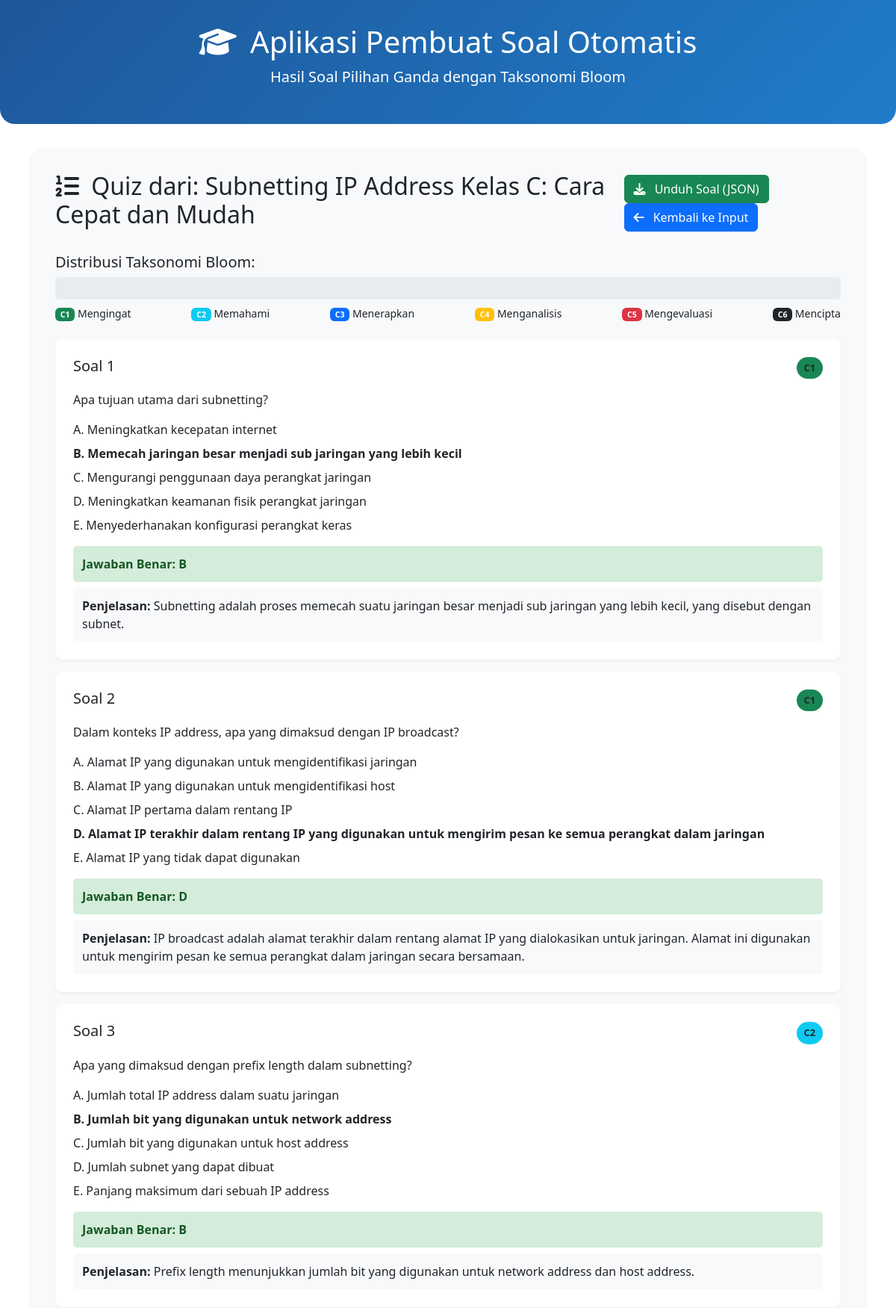
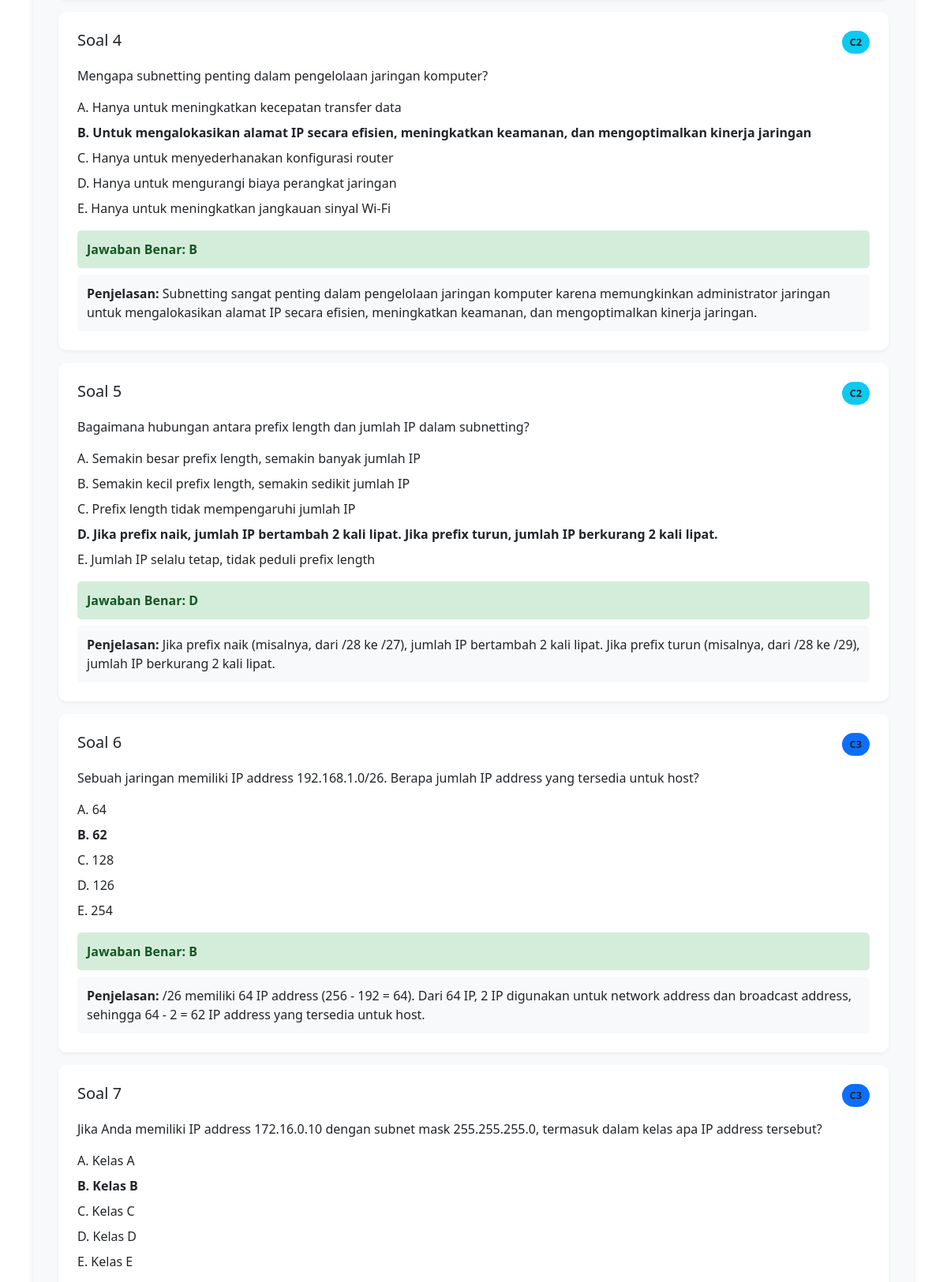
/quiz/25/view (upper part), run on the app's committed database (2 pictures, top to bottom).
### app/models.py (models this page shows)
class Quiz(db.Model):
    __tablename__ = 'quizzes'
    id = db.Column(db.Integer, primary_key=True)
    title = db.Column(db.String(255))
    modul_id = db.Column(db.Integer, db.ForeignKey('modul.id'), nullable=False)
    modul = db.relationship('Modul', backref=db.backref('quizzes', lazy=True))

class Question(db.Model):
    __tablename__ = 'questions'
    id = db.Column(db.Integer, primary_key=True)
    quiz_id = db.Column(db.Integer, db.ForeignKey('quizzes.id'))
    pertanyaan = db.Column(db.Text)
    kategori_taksonomi = db.Column(db.String(10))
    jawaban_benar = db.Column(db.String(1))
    penjelasan = db.Column(db.Text)
    quiz = db.relationship('Quiz', backref='questions')

class Choice(db.Model):
    __tablename__ = 'choices'
    id = db.Column(db.Integer, primary_key=True)
    question_id = db.Column(db.Integer, db.ForeignKey('questions.id'))
    label = db.Column(db.String(1))  # A, B, C, D, E
    text = db.Column(db.Text)
    question = db.relationship('Question', backref='choices')

### app/routes/quiz.py (the view)
@quizz.route('/quiz/<int:quiz_id>/view', methods=['GET'])
def view_quiz(quiz_id):
    quiz = Quiz.query.get_or_404(quiz_id)
    questions = Question.query.filter_by(quiz_id=quiz_id).all()
    soal_data = []
    for q in questions:
        choices = Choice.query.filter_by(question_id=q.id).all()
        soal_data.append({
            "id": q.id,
            "pertanyaan": q.pertanyaan,
            "kategori_taksonomi": q.kategori_taksonomi,
            "jawaban_benar": q.jawaban_benar,
            "penjelasan": q.penjelasan,
            "pilihan": choices
        })
    return render_template('quiz.html', quiz=quiz, soal_data=soal_data)

### app/templates/quiz.html (shortened to what this page needs)
<!DOCTYPE html>
<html lang="id">
<head>
    <link href="https://cdn.jsdelivr.net/npm/bootstrap@5.3.0-alpha1/dist/css/bootstrap.min.css" rel="stylesheet">
    <link rel="stylesheet" href="https://cdnjs.cloudflare.com/ajax/libs/font-awesome/6.3.0/css/all.min.css">
</head>
<body>
    <div class="header-section">
        <div class="container text-center">
            <h1><i class="fas fa-graduation-cap me-2"></i> Aplikasi Pembuat Soal Otomatis</h1>
            <p class="lead">Hasil Soal Pilihan Ganda dengan Taksonomi Bloom</p>
        </div>
    </div>
    <div class="container">
        <div id="resultSection" class="result-section">
            <div class="d-flex justify-content-between align-items-center mb-4">
                <h2><i class="fas fa-list-ol me-2"></i> {{ quiz.title }}</h2>
                <div>
                    <button id="downloadButton" class="btn btn-success me-2">
                        <i class="fas fa-download me-2"></i> Unduh Soal (JSON)
                    </button>
                    <a href="{{ url_for('quizz.generate', modul_id=quiz.modul_id) }}" class="btn btn-primary">
                        <i class="fas fa-arrow-left me-2"></i> Kembali ke Input
                    </a>
                </div>
            </div>
            <div class="mb-4">
                <h5>Distribusi Taksonomi Bloom:</h5>
                <div class="progress" style="height: 30px;">
                </div>
                <div class="d-flex justify-content-between mt-2 small">
                    <span><span class="badge bg-success">C1</span> Mengingat</span>
                    <span><span class="badge bg-info">C2</span> Memahami</span>
                    <span><span class="badge bg-primary">C3</span> Menerapkan</span>
                    <span><span class="badge bg-warning">C4</span> Menganalisis</span>
                    <span><span class="badge bg-danger">C5</span> Mengevaluasi</span>
                    <span><span class="badge bg-dark">C6</span> Mencipta</span>
                </div>
            </div>
            <div id="questionsList">
                {% for soal in soal_data %}
                <div class="question-card">
                    <div class="d-flex justify-content-between align-items-start mb-3">
                        <h5 class="mb-0">Soal {{ loop.index }}</h5>
                        <span class="taxonomy-badge
                            {% if soal.kategori_taksonomi == 'C1' %}bg-success
                            {% elif soal.kategori_taksonomi == 'C2' %}bg-info
                            {% elif soal.kategori_taksonomi == 'C3' %}bg-primary
                            {% elif soal.kategori_taksonomi == 'C4' %}bg-warning
                            {% elif soal.kategori_taksonomi == 'C5' %}bg-danger
                            {% elif soal.kategori_taksonomi == 'C6' %}bg-dark
                            {% else %}bg-secondary{% endif %}">
                            {{ soal.kategori_taksonomi }}
                        </span>
                    </div>
                    <p class="mb-3">{{ soal.pertanyaan }}</p>
                    <div class="mb-3">
                        {% for pilihan in soal.pilihan %}
                        <div class="choice-item">
                            {% if pilihan.label == soal.jawaban_benar %}
                            <strong>{{ pilihan.label }}. {{ pilihan.text }}</strong>
                            {% else %}
                            {{ pilihan.label }}. {{ pilihan.text }}
                            {% endif %}
                        </div>
                        {% endfor %}
                    </div>
                    <div class="correct-answer">
                        <strong>Jawaban Benar: {{ soal.jawaban_benar }}</strong>
                    </div>
                    <div class="explanation-section">
                        <strong>Penjelasan:</strong> {{ soal.penjelasan }}
                    </div>
                </div>
                {% endfor %}
            </div>
        </div>
    </div>
</body>
</html>

### app/templates/quiz.html (style rules this page uses)
.header-section { background: linear-gradient(135deg, #1e5799 0%, #207cca 100%); color: white; padding: 2rem 0; border-radius: 0 0 20px 20px; margin-bottom: 2rem; }
.result-section { background-color: #f8f9fa; border-radius: 15px; padding: 2rem; box-shadow: 0 4px 6px rgba(0, 0, 0, 0.1); margin-bottom: 2rem; }
.question-card { background-color: white; border-radius: 10px; padding: 1.5rem; margin-bottom: 1rem; box-shadow: 0 2px 4px rgba(0, 0, 0, 0.05); }
.taxonomy-badge { padding: 5px 10px; border-radius: 20px; font-size: 0.8rem; font-weight: bold; }
.choice-item { margin-bottom: 0.5rem; }
.correct-answer { background-color: #d4edda; border-color: #c3e6cb; color: #155724; padding: 0.75rem; border-radius: 5px; margin-top: 0.5rem; }
.explanation-section { background-color: #f8f9fa; padding: 0.75rem; border-radius: 5px; margin-top: 0.5rem; }

### data on the page
Quiz: title "Quiz dari: Subnetting IP Address Kelas C: Cara Cepat dan Mudah"
Question: kategori_taksonomi "C1", pertanyaan "Apa tujuan utama dari subnetting?", jawaban_benar "B", penjelasan "Subnetting adalah proses memecah suatu jaringan besar menjadi sub jaringan yang lebih kecil, yang disebut dengan subnet."
Choice: label "A", text "Meningkatkan kecepatan internet"
Choice: label "B", text "Memecah jaringan besar menjadi sub jaringan yang lebih kecil"
Choice: label "C", text "Mengurangi penggunaan daya perangkat jaringan"
Choice: label "D", text "Meningkatkan keamanan fisik perangkat jaringan"
Choice: label "E", text "Menyederhanakan konfigurasi perangkat keras"
Question: kategori_taksonomi "C1", pertanyaan "Dalam konteks IP address, apa yang dimaksud dengan IP broadcast?", jawaban_benar "D", penjelasan "IP broadcast adalah alamat terakhir dalam rentang alamat IP yang dialokasikan untuk jaringan. Alamat ini digunakan untuk mengirim pesan ke semua perangkat dalam jaringan secara bersamaan."
Choice: label "A", text "Alamat IP yang digunakan untuk mengidentifikasi jaringan"
Choice: label "B", text "Alamat IP yang digunakan untuk mengidentifikasi host"
Choice: label "C", text "Alamat IP pertama dalam rentang IP"
Choice: label "D", text "Alamat IP terakhir dalam rentang IP yang digunakan untuk mengirim pesan ke semua perangkat dalam jaringan"
Choice: label "E", text "Alamat IP yang tidak dapat digunakan"
Question: kategori_taksonomi "C2", pertanyaan "Apa yang dimaksud dengan prefix length dalam subnetting?", jawaban_benar "B", penjelasan "Prefix length menunjukkan jumlah bit yang digunakan untuk network address dan host address."
Choice: label "A", text "Jumlah total IP address dalam suatu jaringan"
Choice: label "B", text "Jumlah bit yang digunakan untuk network address"
Choice: label "C", text "Jumlah bit yang digunakan untuk host address"
Choice: label "D", text "Jumlah subnet yang dapat dibuat"
Choice: label "E", text "Panjang maksimum dari sebuah IP address"
Question: kategori_taksonomi "C2", pertanyaan "Mengapa subnetting penting dalam pengelolaan jaringan komputer?", jawaban_benar "B", penjelasan "Subnetting sangat penting dalam pengelolaan jaringan komputer karena memungkinkan administrator jaringan untuk mengalokasikan alamat IP secara efisien, meningkatkan keamanan, dan mengoptimalkan kinerja jaringan."
Choice: label "A", text "Hanya untuk meningkatkan kecepatan transfer data"
Choice: label "B", text "Untuk mengalokasikan alamat IP secara efisien, meningkatkan keamanan, dan mengoptimalkan kinerja jaringan"
Choice: label "C", text "Hanya untuk menyederhanakan konfigurasi router"
Choice: label "D", text "Hanya untuk mengurangi biaya perangkat jaringan"
Choice: label "E", text "Hanya untuk meningkatkan jangkauan sinyal Wi-Fi"
Question: kategori_taksonomi "C2", pertanyaan "Bagaimana hubungan antara prefix length dan jumlah IP dalam subnetting?", jawaban_benar "D", penjelasan "Jika prefix naik (misalnya, dari /28 ke /27), jumlah IP bertambah 2 kali lipat. Jika prefix turun (misalnya, dari /28 ke /29), jumlah IP berkurang 2 kali lipat."
Choice: label "A", text "Semakin besar prefix length, semakin banyak jumlah IP"
Choice: label "B", text "Semakin kecil prefix length, semakin sedikit jumlah IP"
Choice: label "C", text "Prefix length tidak mempengaruhi jumlah IP"
Choice: label "D", text "Jika prefix naik, jumlah IP bertambah 2 kali lipat. Jika prefix turun, jumlah IP berkurang 2 kali lipat."
Choice: label "E", text "Jumlah IP selalu tetap, tidak peduli prefix length"
Question: kategori_taksonomi "C3", pertanyaan "Sebuah jaringan memiliki IP address 192.168.1.0/26. Berapa jumlah IP address yang tersedia untuk host?", jawaban_benar "B", penjelasan "/26 memiliki 64 IP address (256 - 192 = 64). Dari 64 IP, 2 IP digunakan untuk network address dan broadcast address, sehingga 64 - 2 = 62 IP address yang tersedia untuk host."
Choice: label "A", text "64"
Choice: label "B", text "62"
Choice: label "C", text "128"
Choice: label "D", text "126"
Choice: label "E", text "254"
Question: kategori_taksonomi "C3", pertanyaan "Jika Anda memiliki IP address 172.16.0.10 dengan subnet mask 255.255.255.0, termasuk dalam kelas apa IP address tersebut?"
Choice: label "A", text "Kelas A"
Choice: label "B", text "Kelas B"
Choice: label "C", text "Kelas C"
Choice: label "D", text "Kelas D"
Choice: label "E", text "Kelas E"
